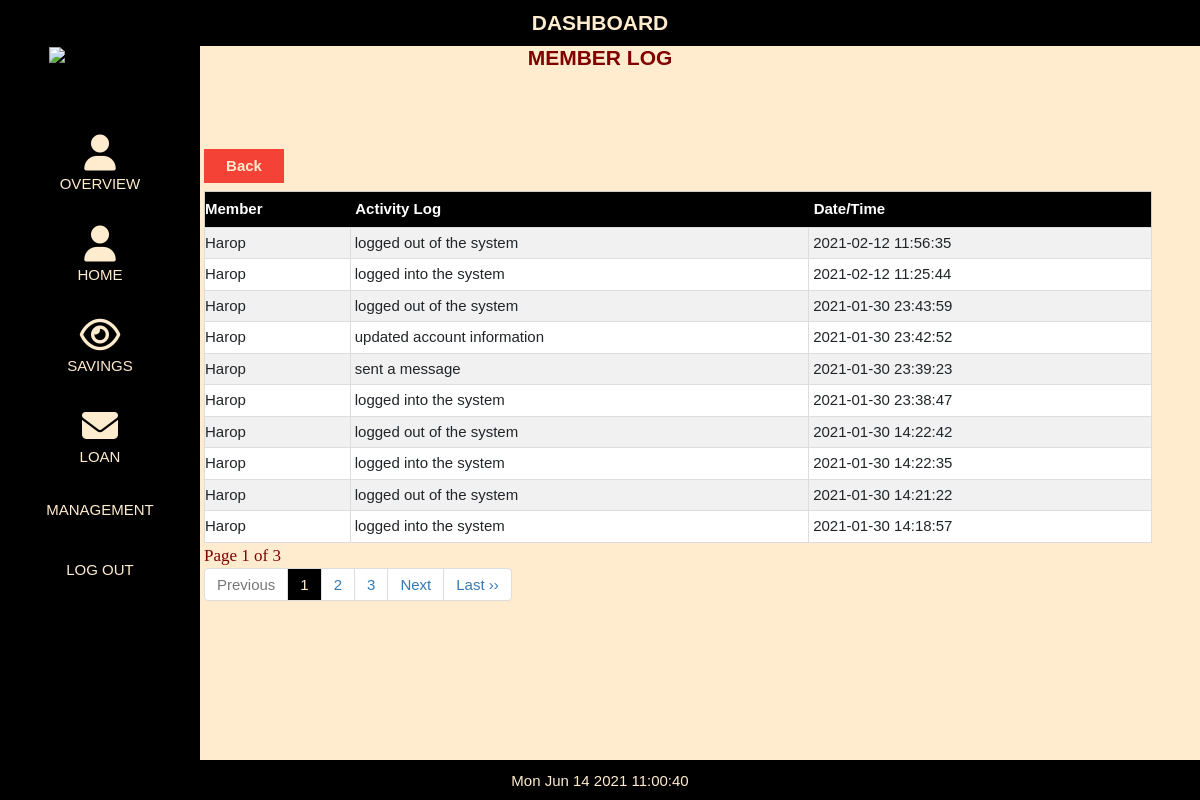
The page /admin/history.php (signed in) on the database its author committed.
### tables this page shows
CREATE TABLE `historytb` (
  `historyId` int(20) NOT NULL,
  `memberId` int(20) NOT NULL,
  `activity` varchar(50) NOT NULL,
  `schedule` datetime NOT NULL
);

CREATE TABLE `membertb` (
  `memberId` int(11) NOT NULL,
  `photo` blob NOT NULL,
  `member_name` varchar(50) NOT NULL,
  `gender` enum('Male','Female','Other') NOT NULL,
  `contact` varchar(20) NOT NULL,
  `joinDate` date NOT NULL,
  `status` enum('Active','Inactive') NOT NULL DEFAULT 'Active',
  `username` varchar(50) NOT NULL,
  `pass` varchar(255) NOT NULL
);

### admin/history.php (the view, shortened to what this page needs)
<?php
If (!isset($_SESSION['loggedin'])) {
	Header('Location:../index.php');
	Exit;
}include('db.php');
$stmt1 = $con->prepare('SELECT admin_name FROM admintb WHERE adminId = ?');
$stmt1->bind_param('i', $_SESSION['adminId']);
$stmt1->execute();
$stmt1->bind_result($admin_name);
?>
<!DOCTYPE html>
<html>
<link rel="stylesheet" type="text/css" href="css/style.css" />
<link href="bootsrap/css/bootstrap.css" rel="stylesheet"/>
<link rel="stylesheet" href="css/w3.css">
<link rel="stylesheet" href="../../cdnjs.cloudflare.com/ajax/libs/font-awesome/4.7.0/css/font-awesome.min.css">
<body>
<?php include('menu.php');?>
<?php include('db.php');?>
<h2 class="page-title">MEMBER LOG</h2>
<form method="POST">
<input class="searchbox"  value="<?=$admin_name?>"  style=" width:auto;color:#003300; font-weight:lighter; font-family:Cambria, Cochin, Georgia, Times, 'Times New Roman', serif; font-size:25px; border: 0px solid #ccc; background-color:blanchedalmond; font-style:italic" readonly>
</form>
<button type="button" style="color:blanchedalmond; width:80px; font-weight:bold;background-color:#f44336" class="add-btn" onClick="location.href='admin.php'" >Back</button>
<?php
$q=mysqli_query($con,"SELECT * FROM historytb ");
$rr=mysqli_num_rows($q);
if(!$rr)
{
echo "<h2 style='color:red; padding-left:230px'>No User Log...</h2>";
}
else
{
?>
<table class="w3-table-all"  id="membertb" >
  <tr>
    <th>Member</th>
    <th>Activity Log</th>
    <th>Date/Time</th>
  </tr>
<?php
if (isset($_GET['page_no']) && $_GET['page_no']!="") {
	$page_no = $_GET['page_no'];
	} else {
		$page_no = 1;
        }
	$total_records_per_page = 10;
  $offset = ($page_no-1) * $total_records_per_page;
	$previous_page = $page_no - 1;
	$next_page = $page_no + 1;
	$result_count = mysqli_query($con,"SELECT COUNT(*) As total_records FROM `historytb`");
	$total_records = mysqli_fetch_array($result_count);
	$total_records = $total_records['total_records'];
  $total_no_of_pages = ceil($total_records / $total_records_per_page);
  $result = mysqli_query($con,"SELECT * FROM `historytb` ORDER BY schedule DESC LIMIT $offset, $total_records_per_page");
  while($row = mysqli_fetch_array($result)){
$q1=mysqli_query($con,"SELECT * FROM membertb WHERE memberId='".$row['memberId']."'");
$r1=mysqli_fetch_assoc($q1);
$q2=mysqli_query($con,"SELECT * FROM historytb WHERE historyId='".$row['historyId']."' ");
$r2=mysqli_fetch_assoc($q2);
echo "<Tr>";
echo "<td>".$r1['member_name']."</td>";
echo "<td>".$r2['activity']."</td>";
echo "<td>".$r2['schedule']."</td>";
?>
<?php
echo "</Tr>";
}
		?>
</table>
<div>
<strong class="pageno">Page <?php echo $page_no." of ".$total_no_of_pages; ?></strong>
</div>
<ul class="pagination">
	<li <?php if($page_no <= 1){ echo "class='disabled'"; } ?>>
	<a <?php if($page_no > 1){ echo "href='?page_no=$previous_page'"; } ?>>Previous</a>
	</li>
    <?php
	if ($total_no_of_pages <= 10){
		for ($counter = 1; $counter <= $total_no_of_pages; $counter++){
			if ($counter == $page_no) {
		   echo "<li class='active'><a>$counter</a></li>";
				}else{
           echo "<li><a href='?page_no=$counter'>$counter</a></li>";
				}
        }
	}
?>
	<li <?php if($page_no >= $total_no_of_pages){ echo "class='disabled'"; } ?>>
	<a <?php if($page_no < $total_no_of_pages) { echo "href='?page_no=$next_page'"; } ?>>Next</a>
	</li>
    <?php if($page_no < $total_no_of_pages){
		echo "<li><a href='?page_no=$total_no_of_pages'>Last &rsaquo;&rsaquo;</a></li>";
		} ?>
</ul>
<?php }?>
</body>
</html>

### admin/css/style.css (style rules this page uses)
body { background-color: blanchedalmond; box-align: center; }
.searchbox { margin-top: 80px; margin-bottom: 15px; background-color: white; padding: 4px; float: center; overflow: hidden; border: 2px solid #ccc; border-radius: 4px; font-size: 16px; background-position: 10px 10px; background-repeat: no-repeat; width: 200px; max-width: 100%; margin-left: 43%; }
.page-title { display: block; text-align: center; font-size: 140%; color: blanchedalmond; width: 100%; color: maroon; position: fixed; font-weight: bold; padding-top: 35px; }
.add-btn { background-color: black; color: blanchedalmond; font-weight: bold; margin: 8px 0; border: none; cursor: pointer; padding: 6px; width: 8%; margin-left: 17%; }
.pageno { color: maroon; font-family: Cambria, Cochin, Georgia, Times, 'Times New Roman', serif; font-size: 17px; margin-left: 17%; font-weight: lighter; }
.pagination { display: inline-block; border-radius: 4px; padding-left: 17%; width: 79%; }
.pagination>li { display: inline; }
.pagination>li>a, .pagination>li>span { position: relative; float: left; padding: 5px 12px; margin-left: -1px; line-height: 1.42857143; color: #337ab7; text-decoration: none; background-color: #fff; border: 1px solid #ddd }
.pagination>li:first-child>a, .pagination>li:first-child>span { margin-left: 0; border-top-left-radius: 4px; border-bottom-left-radius: 4px }
.pagination>li:last-child>a, .pagination>li:last-child>span { border-top-right-radius: 4px; border-bottom-right-radius: 4px }
.pagination>.active>a, .pagination>.active>a:focus, .pagination>.active>a:hover, .pagination>.active>span, .pagination>.active>span:focus, .pagination>.active>span:hover { z-index: 3; color: blanchedalmond; cursor: default; background-color: black; }
.pagination>.disabled>a, .pagination>.disabled>a:focus, .pagination>.disabled>a:hover, .pagination>.disabled>span, .pagination>.disabled>span:focus, .pagination>.disabled>span:hover { color: #777; cursor: not-allowed; background-color: #fff; border-color: #ddd }

### admin/css/w3.css (style rules this page uses)
html { box-sizing: border-box }
*, *:before, *:after { box-sizing: inherit }
html { -ms-text-size-adjust: 100%; -webkit-text-size-adjust: 100% }
body { margin: 0 }
a { background-color: transparent; -webkit-text-decoration-skip: objects }
button, input, select, textarea { font: inherit; margin: 0 }
button, input { overflow: visible }
button, select { text-transform: none }
button, html [type=button], [type=reset], [type=submit] { -webkit-appearance: button }
html, body { font-family: Verdana, sans-serif; font-size: 15px; line-height: 1.5 }
html { overflow-x: hidden }
h2 { font-size: 30px }
h1, h2, h3, h4, h5, h6 { font-family: "Segoe UI", Arial, sans-serif; font-weight: 400; margin: 10px 0 }
a { color: inherit }
.w3-table, .w3-table-all { border-collapse: collapse; display: table; }
.w3-table-all { border: 1px solid #ccc; padding-left: 80%; margin-left: 17%; width: 79%; }
.w3-table-all th { padding-top: 6px; padding-bottom: 6px; text-align: left; background-color: black; color: white; padding-right: 5px; padding-left: 5px; }
.w3-table-all td { border: 1px solid #ddd; padding: 4px; }
.w3-bordered tr, .w3-table-all tr { border-bottom: 1px solid #ddd; padding-left: 5px; }
.w3-table-all tr:nth-child(odd) { background-color: #fff }
.w3-table-all tr:nth-child(even) { background-color: #f1f1f1 }
.w3-table td, .w3-table th, .w3-table-all td, .w3-table-all th { display: table-cell; text-align: left; margin-right: 90px; vertical-align: top }
.w3-table th:first-child, .w3-table td:first-child, .w3-table-all th:first-child, .w3-table-all td:first-child { padding-left: 0px }

### admin/history.php (style rules this page uses)
body, h1,h2,h3,h4,h5,h6 { font-family: "Montserrat", sans-serif }

### admin/menu.php (style rules this page uses)
body, h1,h2,h3,h4,h5,h6 { font-family: "Montserrat", sans-serif }

### rows shown on the page
historytb: memberId.member_name "Harop", activity "logged out of the system", schedule "2021-02-12 11:56:35"
historytb: memberId.member_name "Harop", activity "logged into the system", schedule "2021-02-12 11:25:44"
historytb: memberId.member_name "Harop", activity "logged out of the system", schedule "2021-01-30 23:43:59"
historytb: memberId.member_name "Harop", activity "updated account information", schedule "2021-01-30 23:42:52"
historytb: memberId.member_name "Harop", activity "sent a message", schedule "2021-01-30 23:39:23"
historytb: memberId.member_name "Harop", activity "logged into the system", schedule "2021-01-30 23:38:47"
historytb: memberId.member_name "Harop", activity "logged out of the system", schedule "2021-01-30 14:22:42"
historytb: memberId.member_name "Harop", activity "logged into the system", schedule "2021-01-30 14:22:35"
historytb: memberId.member_name "Harop", activity "logged out of the system", schedule "2021-01-30 14:21:22"
historytb: memberId.member_name "Harop", activity "logged into the system", schedule "2021-01-30 14:18:57"

### other values the page prints
$page_no "1"
$total_no_of_pages "3"
